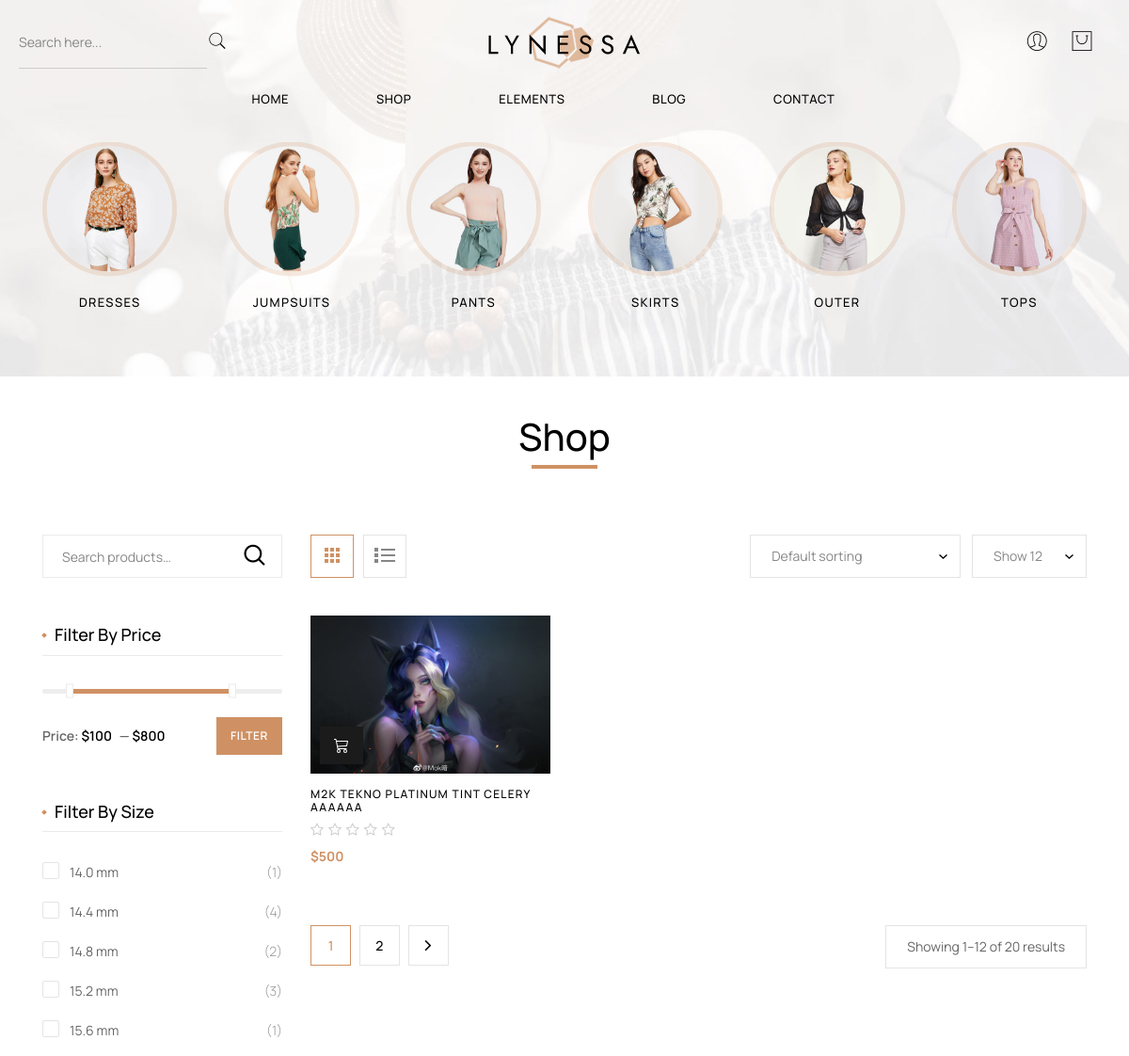
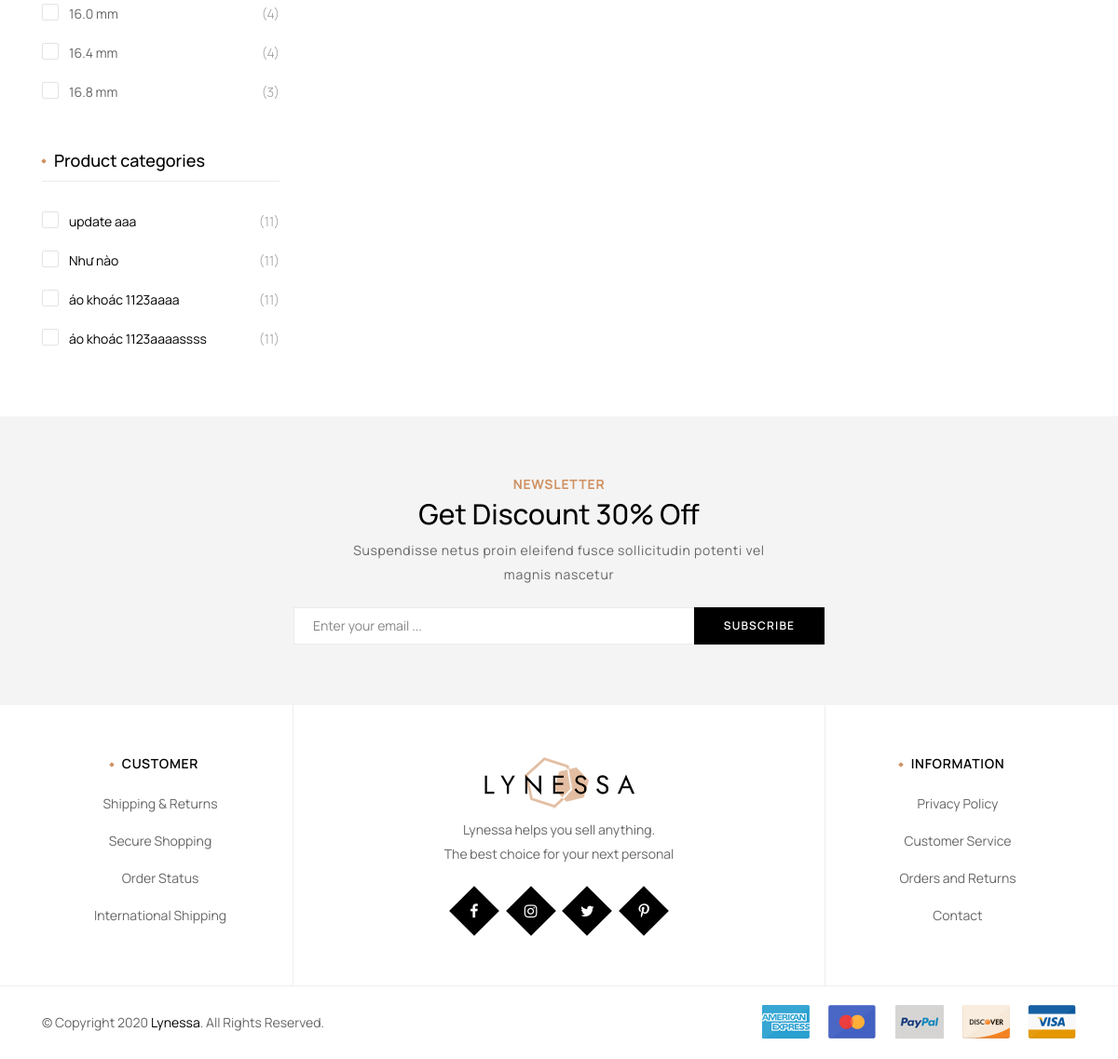
The page /?sp=shop on the database its author committed (2 pictures, top to bottom).
### tables this page shows
CREATE TABLE `product` (
  `idProduct` int(10) NOT NULL,
  `namePro` varchar(255) NOT NULL,
  `price` double(10,2) NOT NULL,
  `image` varchar(255) NOT NULL,
  `description` text NOT NULL,
  `quantity` int(11) NOT NULL,
  `idCate` int(10) NOT NULL
);

CREATE TABLE `category` (
  `idCategory` int(10) NOT NULL,
  `name` varchar(255) NOT NULL
);

### page/shop-leftsidebar.php (the view, shortened to what the rows shown need)
<h1 class="page-title">Shop</h1>
<div class="main-container shop-page left-sidebar">
    <div class="container">
        <div class="row">
            <div class="main-content col-xl-9 col-lg-8 col-md-8 col-sm-12 has-sidebar">
                <div class=" auto-clear lynessa-products">
                    <ul class="row products columns-3">
                        <?php
                        foreach ($loadsp as $sp) {
                            extract($sp);
                            echo '
                            <li class="product-item wow fadeInUp product-item rows-space-30 col-bg-4 col-xl-4 col-lg-6 col-md-6 col-sm-6 col-ts-6 style-01 post-24 product type-product status-publish has-post-thumbnail product_cat-chair product_cat-table product_cat-new-arrivals product_tag-light product_tag-hat product_tag-sock first instock featured shipping-taxable purchasable product-type-variable has-default-attributes" data-wow-duration="1s" data-wow-delay="0ms" data-wow="fadeInUp">
                            <div class="product-inner tooltip-left">
                                <div class="product-thumb">
                                    <a class="thumb-link" href="#">
                                        <img class="img-responsive" src="./image/' . $image . '" alt="MINI SKIRT" width="600" height="778">
                                    </a>
                                    <form action="?sp=addtocart" method="post" class="variations_form cart">
                                                           <input type="hidden" name="img" value="' . $image . '"/>
                                                           <input type="hidden" name="name" value="' . $namePro . '"/>
                                                           <input type="hidden" name="price" value="' . $price . '"/>
                                                           <input type="hidden" name="id" value="' . $idProduct . '"/>
                                            <button type="submit" name="addcart" class="button product_type_variable add_to_cart_button">
                                            <svg xmlns="http://www.w3.org/2000/svg" width="16" height="16" fill="currentColor" class="bi bi-cart3" viewBox="0 0 16 16">
</svg></button>
                                    </form>
                                    <div class="group-button">
                                    </div>
                                </div>
                                <div class="product-info equal-elem">
                                    <h3 class="product-name product_title">
                                        <a href="#">' . $namePro . '</a>
                                    </h3>
                                    <div class="rating-wapper nostar">
                                        <div class="star-rating"><span style="width:0%">Rated <strong class="rating">0</strong> out of 5</span></div>
                                    </div>
                                    <span class="price"><span class="lynessa-Price-amount amount"><span class="lynessa-Price-currencySymbol"> <span class="lynessa-Price-amount amount"><span class="lynessa-Price-currencySymbol">$</span>' . $price . '</span></span>
                                </div>
                            </div>
                        </li>';
                        }
                        ?>
                </div>
            </div>
            <div class="sidebar col-xl-3 col-lg-4 col-md-4 col-sm-12">
                <div id="widget-area" class="widget-area shop-sidebar">
                    <div id="lynessa_price_filter-2" class="widget lynessa widget_price_filter">
                        <h2 class="widgettitle">Filter By Price<span class="arrow"></span></h2>
                    </div>
                    <div id="lynessa_layered_nav-6"
                        class="widget lynessa widget_layered_nav lynessa-widget-layered-nav">
                        <h2 class="widgettitle">Filter By Size<span class="arrow"></span></h2>
                    </div>
                    <div id="lynessa_product_categories-3" class="widget lynessa widget_product_categories">
                        <h2 class="widgettitle">Product categories<span class="arrow"></span></h2>
                        <ul class="product-categories">
                            <?php
                            foreach ($listdm as $category) {
                                extract($category);
                                $linkCate = "index.php?sp=shop&idCate=" . $idCate;
                                echo '<li class="cat-item cat-item-22"><label><input type="checkbox" name="cate"><span><a href="' . $linkCate . '">' . $name . '</a></span>
                                        <span class="count">(11)</span></label></li>';
                            }
                            ?>
                        </ul>
                    </div>
                </div>
            </div>
        </div>
    </div>
</div>

### rows shown on the page
product: image (picture), namePro "M2K TEKNO PLATINUM TINT CELERY AAAAAA", price "500"
category: name "update aaa"
category: name "Như nào"
category: name "áo khoác 1123aaaa"
category: name "áo khoác 1123aaaassss"
